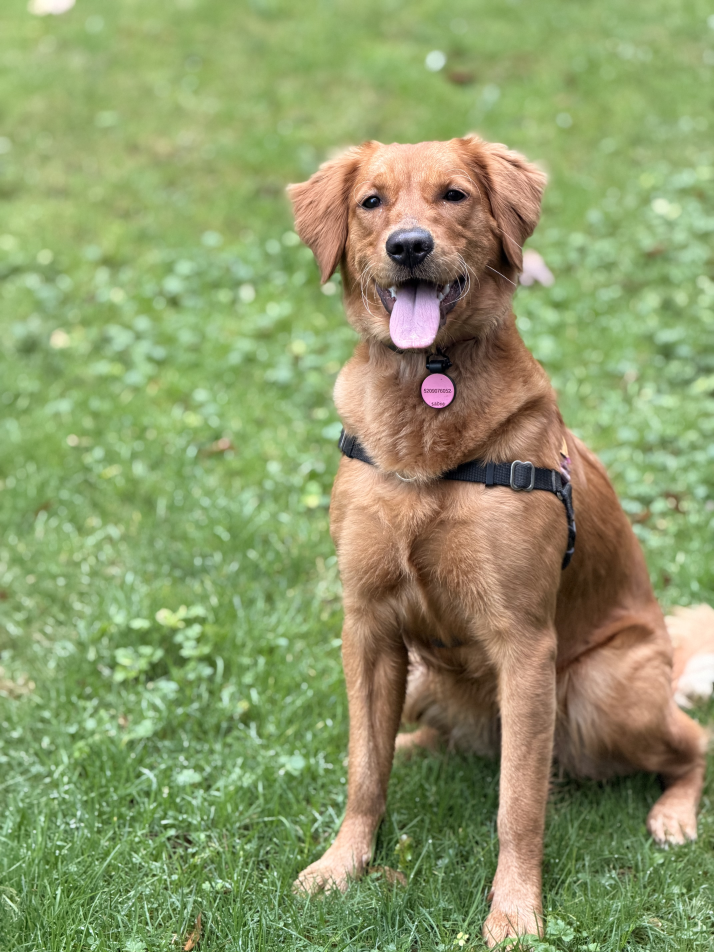
#> input picture .agents/skills/last30days/assets/dog-original.jpeg, 4284 x 5712 px (shown at 1/6 size)
$ python -i background_detector.py   (imports and definitions only)
#> lines starting #> are read from the running program, lines starting #| are printed output that depends on the picture; after the words box and inside, x2 and y2 are one past the last pixel; in counts of white or black regions, pixels touching at a corner belong together
"""
Robust Background Detection for Silk-Screen Printing Pipeline.

Provides multiple background detection strategies:
- auto: Detect background from border sampling
- remove_white: Force white background removal
- remove_black: Force black background removal
- keep_all: No background removal (keep everything)
"""

import cv2
import numpy as np
from typing import Tuple, Literal
import logging

logger = logging.getLogger(__name__)

# Background detection modes
BackgroundMode = Literal["auto", "remove_white", "remove_black", "keep_all"]


class BackgroundDetector:
    """
    Detects and masks background pixels for clean color separation.
    """

    def __init__(self, mode: BackgroundMode = "auto", tolerance: int = 20):
        """
        Args:
            mode: Detection strategy
            tolerance: Color distance tolerance for background matching
        """
        self.mode = mode
        self.tolerance = tolerance
        self.detected_bg_color = None
        self.bg_mask = None
        self.fg_mask = None

    def detect(self, image: np.ndarray) -> Tuple[np.ndarray, np.ndarray, dict]:
        """
        Detect background and return masks.

        Args:
            image: BGR image

        Returns:
            (bg_mask, fg_mask, stats)
            - bg_mask: Boolean mask of background pixels (True = background)
            - fg_mask: Boolean mask of foreground pixels (True = foreground/design)
            - stats: Detection statistics dict
        """
        logger.info(f"[BackgroundDetector] Starting detection with mode='{self.mode}'")

        if self.mode == "keep_all":
            return self._keep_all(image)
        elif self.mode == "remove_white":
            return self._remove_white(image)
        elif self.mode == "remove_black":
            return self._remove_black(image)
        else:  # auto
            return self._detect_auto(image)

    # [64 lines left out: functions _keep_all, _remove_white, _remove_black, _remove_color, not called in this run]

    def _detect_auto(self, image: np.ndarray) -> Tuple[np.ndarray, np.ndarray, dict]:
        """
        Auto-detect background using border sampling.
        Samples corners and edges to estimate background color.
        """
        h, w = image.shape[:2]

        # Sample border pixels (corners and edges)
        border_samples = self._sample_borders(image)

        # Find dominant border color using k-means
        if len(border_samples) > 0:
            border_samples = np.float32(border_samples)

            # Use small k to find dominant color
            criteria = (cv2.TERM_CRITERIA_EPS + cv2.TERM_CRITERIA_MAX_ITER, 10, 1.0)
            _, labels, centers = cv2.kmeans(border_samples, 2, None, criteria, 3,
                                             cv2.KMEANS_PP_CENTERS)

            # Find largest cluster
            counts = np.bincount(labels.flatten())
            dominant_idx = np.argmax(counts)
            dominant_color = centers[dominant_idx].astype(np.uint8)

            # Calculate coverage of this color in borders
            border_coverage = counts[dominant_idx] / len(border_samples)

            logger.info(f"[BackgroundDetector] Auto-detected background: "
                       f"BGR={dominant_color}, border_coverage={border_coverage:.1%}")
        else:
            # Fallback: assume white
            dominant_color = np.array([255, 255, 255])
            border_coverage = 0
            logger.warning("[BackgroundDetector] No border samples, defaulting to white")

        # Build background mask
        # FIX GROUP 1.1: Use true Euclidean distance instead of L1 sum
        diff = image.astype(np.float32) - dominant_color.astype(np.float32)
        distance = np.sqrt(np.sum(diff ** 2, axis=2))

        # Adaptive tolerance based on image characteristics
        adaptive_tolerance = self._calculate_adaptive_tolerance(image, dominant_color)

        bg_mask = distance <= adaptive_tolerance
        fg_mask = ~bg_mask

        # Refine using morphological operations
        bg_mask = self._refine_mask(bg_mask)
        fg_mask = ~bg_mask

        bg_pixels = np.sum(bg_mask)
        fg_pixels = np.sum(fg_mask)
        total = h * w

        stats = {
            "mode": "auto",
            "bg_pixels": int(bg_pixels),
            "fg_pixels": int(fg_pixels),
            "bg_coverage": (bg_pixels / total) * 100,
            "fg_coverage": (fg_pixels / total) * 100,
            "detected_color": tuple(dominant_color.tolist()),
            "border_coverage": border_coverage * 100,
            "adaptive_tolerance": adaptive_tolerance,
            "border_samples": len(border_samples)
        }

        logger.info(f"[BackgroundDetector] Mode=auto: "
                   f"BG={bg_pixels} ({stats['bg_coverage']:.1f}%), "
                   f"FG={fg_pixels} ({stats['fg_coverage']:.1f}%), "
                   f"tolerance={adaptive_tolerance:.1f}")

        self.detected_bg_color = dominant_color
        return bg_mask, fg_mask, stats

    def _sample_borders(self, image: np.ndarray, border_width: int = 5) -> np.ndarray:
        """Sample pixels from image borders (corners and edges)."""
        h, w = image.shape[:2]
        samples = []

        # Sample corners (more weight to corners as they often show background)
        corner_size = min(h, w) // 10  # 10% of smaller dimension

        corners = [
            image[:corner_size, :corner_size],  # Top-left
            image[:corner_size, -corner_size:],  # Top-right
            image[-corner_size:, :corner_size],  # Bottom-left
            image[-corner_size:, -corner_size:]  # Bottom-right
        ]

        for corner in corners:
            samples.extend(corner.reshape(-1, 3))

        # Sample edges
        edge_strip = border_width
        top_edge = image[:edge_strip, :].reshape(-1, 3)
        bottom_edge = image[-edge_strip:, :].reshape(-1, 3)
        left_edge = image[:, :edge_strip].reshape(-1, 3)
        right_edge = image[:, -edge_strip:].reshape(-1, 3)

        samples.extend(top_edge)
        samples.extend(bottom_edge)
        samples.extend(left_edge)
        samples.extend(right_edge)

        return np.array(samples, dtype=np.uint8)

    def _calculate_adaptive_tolerance(self, image: np.ndarray,
                                       bg_color: np.ndarray) -> float:
        """Calculate adaptive tolerance based on image characteristics."""
        # FIX GROUP 1.2: Use tolerance directly (no *3 factor for Euclidean distance)
        base_tolerance = self.tolerance

        # Adjust based on image variance
        gray = cv2.cvtColor(image, cv2.COLOR_BGR2GRAY)
        variance = np.var(gray)

        # FIX: Reduced multipliers - max is now 1.1 instead of 1.5
        # High variance = complex image, need slightly higher tolerance
        if variance > 5000:
            multiplier = 1.1  # Reduced from 1.5
        elif variance > 2000:
            multiplier = 1.05  # Reduced from 1.2
        else:
            multiplier = 1.0

        result = base_tolerance * multiplier
        logger.info(f"[BackgroundDetector] Adaptive tolerance: {result:.1f} (base={self.tolerance}, variance={variance:.0f})")
        return result

    def _refine_mask(self, mask: np.ndarray) -> np.ndarray:
        """Refine background mask using morphological operations."""
        # Close small holes in background
        kernel = np.ones((3, 3), np.uint8)
        mask = cv2.morphologyEx(mask.astype(np.uint8), cv2.MORPH_CLOSE, kernel)

        # Remove small isolated background spots (likely noise)
        mask = cv2.morphologyEx(mask, cv2.MORPH_OPEN, kernel)

        return mask.astype(bool)


# [16 lines left out: function detect_background, not called in this run]

>>> import cv2
>>> picture = cv2.imread('../../.agents/skills/last30days/assets/dog-original.jpeg')
#> picture is the input picture: shape (5712, 4284, 3); mean B, G, R 105.4, 153.7, 141.6
>>> result = BackgroundDetector().detect(picture)
#> the loop in _sample_borders, `for corner in corners:` made 4 passes
#> after the loop in _sample_borders, `for corner in corners:`: samples = 732736 items
#> in _detect_auto, `_, labels, centers = cv2.kmeans(border_samples, 2, None, criteria, 3, ..`: centers = [[67.92, 125.1, 91.7], [128.8, 186.6, 161.3]]
#> in _detect_auto, `counts = np.bincount(labels.flatten())`: counts = [288417, 544279]
#> in _detect_auto, `dominant_idx = np.argmax(counts)`: dominant_idx = 1
#> in _detect_auto, `dominant_color = centers[dominant_idx].astype(np.uint8)`: dominant_color = [128, 186, 161]
#> in _detect_auto, `border_coverage = counts[dominant_idx] / len(border_samples)`: border_coverage = 0.654
#> in _detect_auto, `diff = image.astype(np.float32) - dominant_color.astype(np.float32)`:
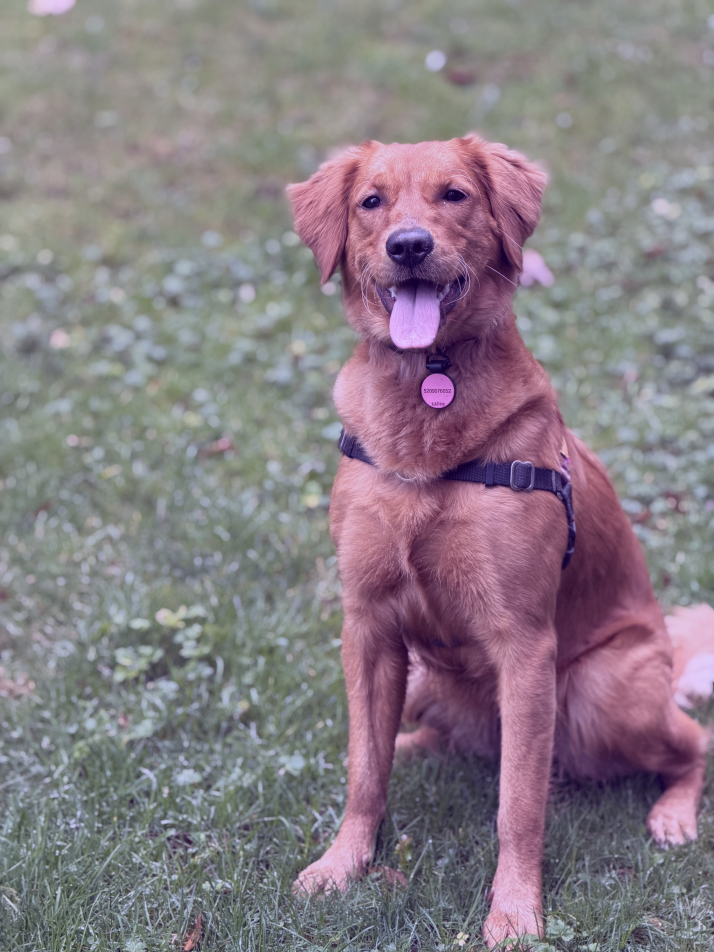
#> diff: shape (5712, 4284, 3) float32 (shown at 1/6 size); mean B, G, R -22.6, -32.4, -19.3; drawn with min black and max white
#> in _detect_auto, `distance = np.sqrt(np.sum(diff ** 2, axis=2))`:
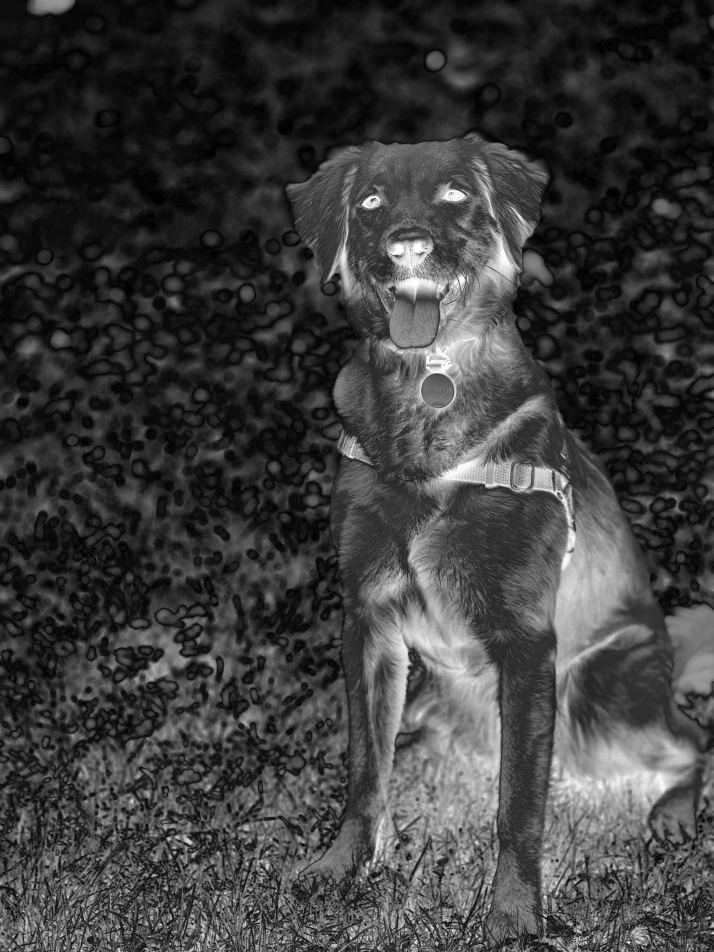
#> distance: shape (5712, 4284) float32 (shown at 1/6 size); min 0, max 277.3, mean 67.1; drawn with min black and max white
#> in _calculate_adaptive_tolerance, `gray = cv2.cvtColor(image, cv2.COLOR_BGR2GRAY)`:
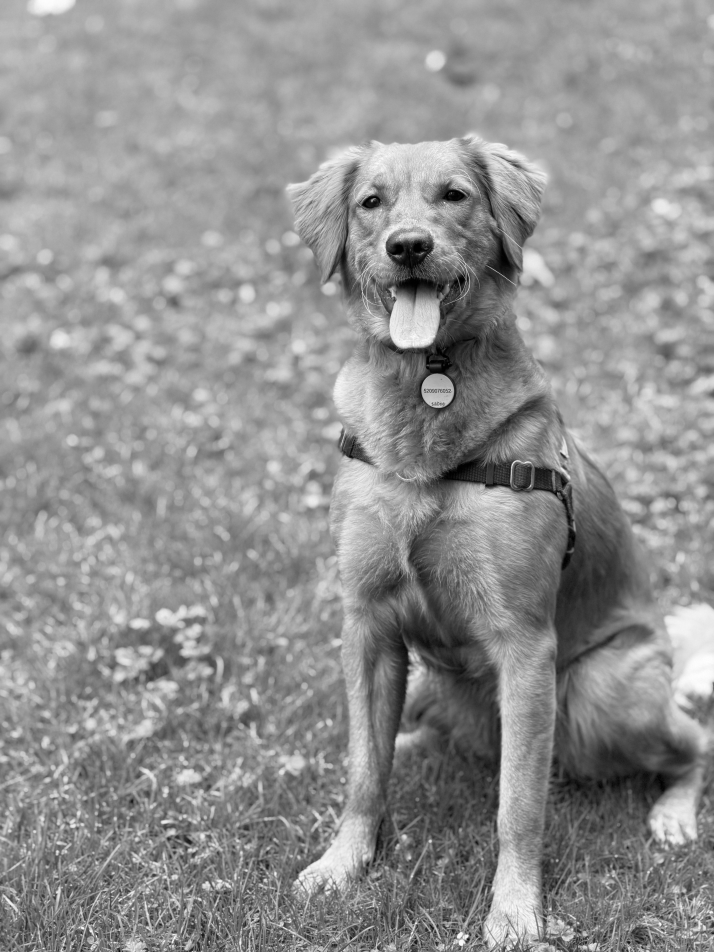
#> gray: shape (5712, 4284) (shown at 1/6 size); min 0, max 255, mean 144.6
#> in _calculate_adaptive_tolerance, `variance = np.var(gray)`: variance = 1694.3
#> in _detect_auto, `adaptive_tolerance = self._calculate_adaptive_tolerance(image, dominan..`: adaptive_tolerance = 20
#> in _detect_auto, `bg_mask = distance <= adaptive_tolerance`:
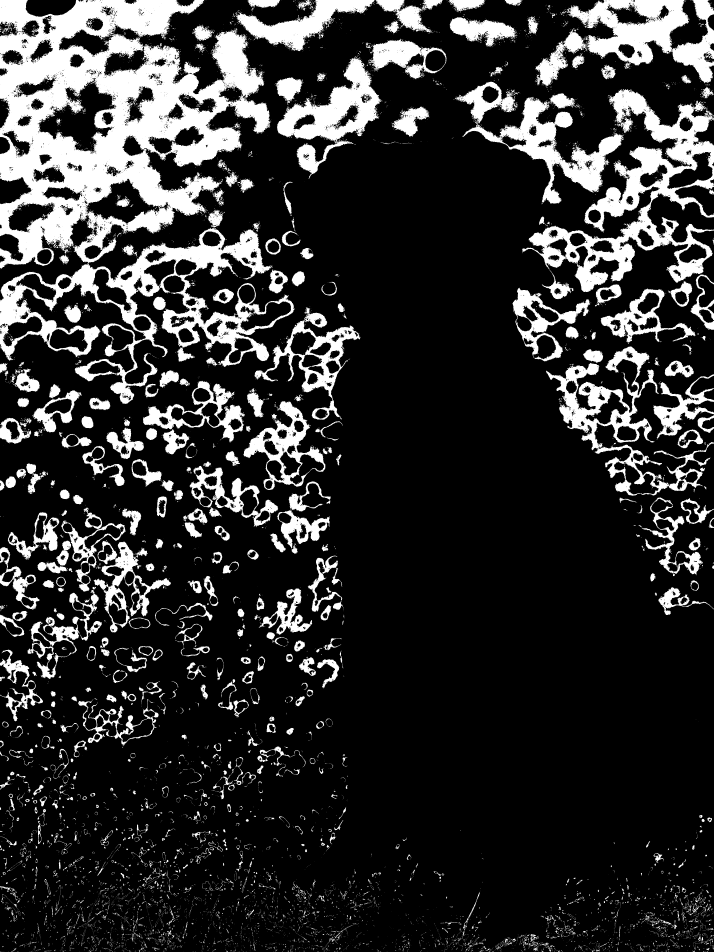
#> bg_mask: shape (5712, 4284) bool (shown at 1/6 size); 18.6% white; 11887 white regions (9738 under 20 px), largest, box (x1, y1, x2, y2) and area: (0, 0, 1623, 1614) 1260902, (0, 1367, 1767, 2424) 400080, (3132, 536, 4284, 1752) 371353
#> in _refine_mask, `mask = cv2.morphologyEx(mask.astype(np.uint8), cv2.MORPH_CLOSE, kernel)`: mask: shape (5712, 4284); values 0 (black) and 1 (white), 18.9% white; 8705 white regions (6741 under 20 px), largest, box (x1, y1, x2, y2) and area: (0, 0, 1767, 2424) 1697527, (3132, 534, 4284, 1752) 381870, (3210, 0, 4284, 516) 235588
#> in _refine_mask, `mask = cv2.morphologyEx(mask, cv2.MORPH_OPEN, kernel)`: mask: shape (5712, 4284); values 0 (black) and 1 (white), 18.5% white; 3327 white regions (1378 under 20 px), largest, box (x1, y1, x2, y2) and area: (0, 0, 1625, 1612) 1279214, (0, 1368, 1767, 2424) 404201, (3133, 536, 4284, 1752) 375417
#> in _detect_auto, `fg_mask = ~bg_mask`:
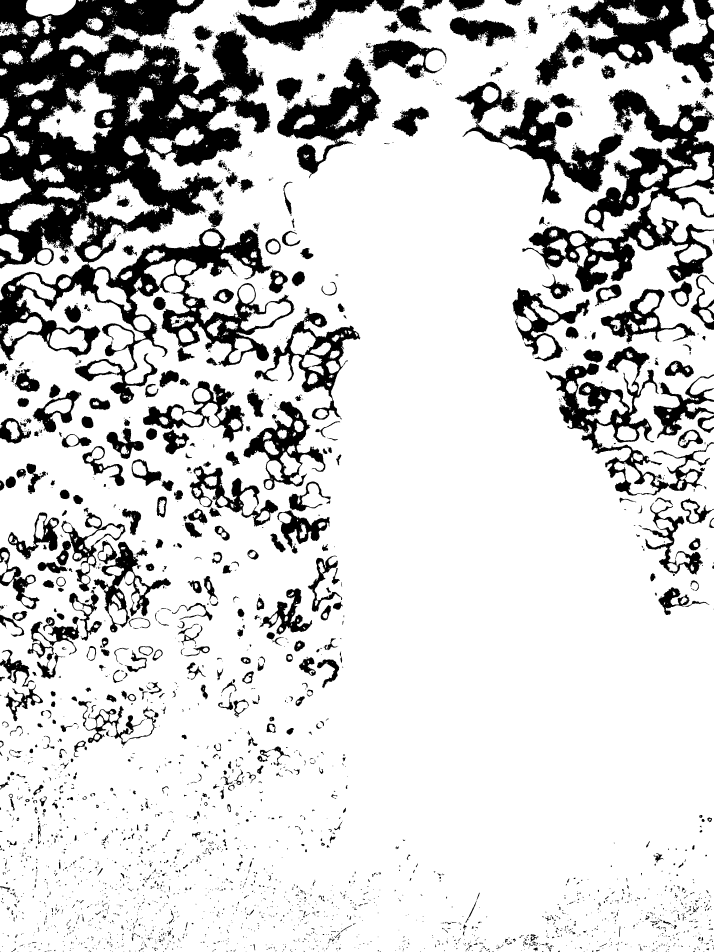
#> fg_mask: shape (5712, 4284) bool (shown at 1/6 size); 81.5% white; 3327 black regions (1378 under 20 px), largest, box (x1, y1, x2, y2) and area: (0, 0, 1625, 1612) 1279214, (0, 1368, 1767, 2424) 404201, (3133, 536, 4284, 1752) 375417
#> in _detect_auto, `bg_pixels = np.sum(bg_mask)`: bg_pixels = 4521702
#> in _detect_auto, `fg_pixels = np.sum(fg_mask)`: fg_pixels = 19948506
#> in _detect_auto, `self.detected_bg_color = dominant_color`: self.detected_bg_color = [128, 186, 161]
